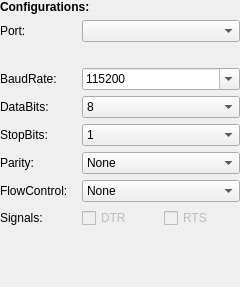
<?xml version="1.0" encoding="UTF-8"?>
<ui version="4.0">
 <class>page_serialport</class>
 <widget class="QWidget" name="page_serialport">
  <property name="geometry">
   <rect>
    <x>0</x>
    <y>0</y>
    <width>240</width>
    <height>287</height>
   </rect>
  </property>
  <property name="windowTitle">
   <string>Form</string>
  </property>
  <layout class="QGridLayout" name="gridLayout">
   <property name="leftMargin">
    <number>0</number>
   </property>
   <property name="topMargin">
    <number>0</number>
   </property>
   <property name="rightMargin">
    <number>0</number>
   </property>
   <property name="bottomMargin">
    <number>0</number>
   </property>
   <item row="6" column="0">
    <widget class="QLabel" name="label_3">
     <property name="text">
      <string>DataBits:</string>
     </property>
    </widget>
   </item>
   <item row="1" column="0">
    <widget class="QLabel" name="label_1">
     <property name="text">
      <string>Port:</string>
     </property>
    </widget>
   </item>
   <item row="2" column="0" colspan="3">
    <widget class="QLabel" name="label_port_desc">
     <property name="styleSheet">
      <string notr="true">color:grey;</string>
     </property>
     <property name="text">
      <string/>
     </property>
    </widget>
   </item>
   <item row="0" column="0" colspan="2">
    <widget class="QLabel" name="label">
     <property name="font">
      <font>
       <weight>75</weight>
       <bold>true</bold>
      </font>
     </property>
     <property name="text">
      <string>Configurations:</string>
     </property>
    </widget>
   </item>
   <item row="8" column="1" colspan="2">
    <widget class="QComboBox" name="cmb_stopbits">
     <property name="editable">
      <bool>false</bool>
     </property>
     <item>
      <property name="text">
       <string>1</string>
      </property>
     </item>
     <item>
      <property name="text">
       <string>1.5</string>
      </property>
     </item>
     <item>
      <property name="text">
       <string>2</string>
      </property>
     </item>
    </widget>
   </item>
   <item row="11" column="2">
    <widget class="QCheckBox" name="chk_signal_RTS">
     <property name="enabled">
      <bool>false</bool>
     </property>
     <property name="text">
      <string>RTS</string>
     </property>
    </widget>
   </item>
   <item row="10" column="1" colspan="2">
    <widget class="QComboBox" name="cmb_flowcontrol">
     <item>
      <property name="text">
       <string>None</string>
      </property>
     </item>
     <item>
      <property name="text">
       <string>Hard</string>
      </property>
     </item>
     <item>
      <property name="text">
       <string>Soft</string>
      </property>
     </item>
    </widget>
   </item>
   <item row="11" column="1">
    <widget class="QCheckBox" name="chk_signal_DTR">
     <property name="enabled">
      <bool>false</bool>
     </property>
     <property name="text">
      <string>DTR</string>
     </property>
    </widget>
   </item>
   <item row="9" column="0">
    <widget class="QLabel" name="label_5">
     <property name="text">
      <string>Parity:</string>
     </property>
    </widget>
   </item>
   <item row="3" column="0">
    <widget class="QLabel" name="label_2">
     <property name="text">
      <string>BaudRate:</string>
     </property>
    </widget>
   </item>
   <item row="10" column="0">
    <widget class="QLabel" name="label_6">
     <property name="text">
      <string>FlowControl:</string>
     </property>
    </widget>
   </item>
   <item row="6" column="1" colspan="2">
    <widget class="QComboBox" name="cmb_databits">
     <property name="currentIndex">
      <number>3</number>
     </property>
     <item>
      <property name="text">
       <string>5</string>
      </property>
     </item>
     <item>
      <property name="text">
       <string>6</string>
      </property>
     </item>
     <item>
      <property name="text">
       <string>7</string>
      </property>
     </item>
     <item>
      <property name="text">
       <string>8</string>
      </property>
     </item>
    </widget>
   </item>
   <item row="1" column="1" colspan="2">
    <widget class="QComboBox" name="cmb_port"/>
   </item>
   <item row="3" column="1" colspan="2">
    <widget class="QComboBox" name="cmb_baudrate">
     <property name="enabled">
      <bool>true</bool>
     </property>
     <property name="editable">
      <bool>true</bool>
     </property>
     <property name="currentIndex">
      <number>1</number>
     </property>
     <property name="duplicatesEnabled">
      <bool>false</bool>
     </property>
     <item>
      <property name="text">
       <string>9600</string>
      </property>
     </item>
     <item>
      <property name="text">
       <string>115200</string>
      </property>
     </item>
     <item>
      <property name="text">
       <string>460800</string>
      </property>
     </item>
     <item>
      <property name="text">
       <string>921600</string>
      </property>
     </item>
    </widget>
   </item>
   <item row="11" column="0">
    <widget class="QLabel" name="label_7">
     <property name="text">
      <string>Signals:</string>
     </property>
    </widget>
   </item>
   <item row="9" column="1" colspan="2">
    <widget class="QComboBox" name="cmb_parity">
     <item>
      <property name="text">
       <string>None</string>
      </property>
     </item>
     <item>
      <property name="text">
       <string>Even</string>
      </property>
     </item>
     <item>
      <property name="text">
       <string>Odd</string>
      </property>
     </item>
     <item>
      <property name="text">
       <string>Space</string>
      </property>
     </item>
     <item>
      <property name="text">
       <string>Mark</string>
      </property>
     </item>
    </widget>
   </item>
   <item row="8" column="0">
    <widget class="QLabel" name="label_4">
     <property name="text">
      <string>StopBits:</string>
     </property>
    </widget>
   </item>
   <item row="12" column="0">
    <spacer name="verticalSpacer">
     <property name="orientation">
      <enum>Qt::Vertical</enum>
     </property>
     <property name="sizeHint" stdset="0">
      <size>
       <width>20</width>
       <height>40</height>
      </size>
     </property>
    </spacer>
   </item>
  </layout>
 </widget>
 <resources/>
 <connections/>
</ui>
